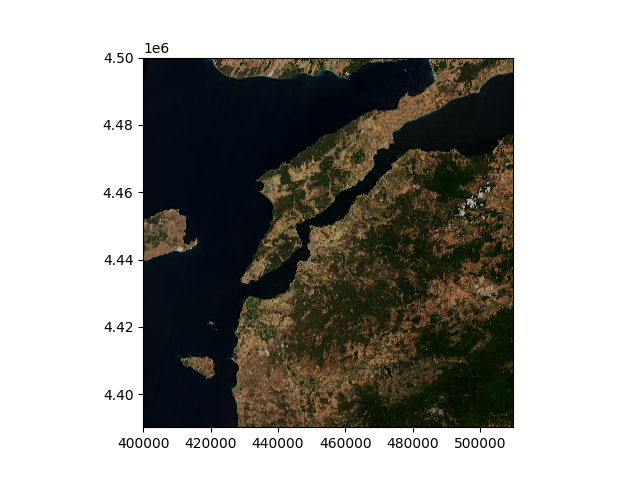
#> input picture rgb.png, 640 x 480 px
$ python clahe4.py
#> lines starting #> are read from the running program, lines starting #| are printed output that depends on the picture
import numpy as np
import matplotlib.pyplot as plt
import cv2
import matplotlib.image as mpimg

image = cv2.imread('rgb.png', 0)
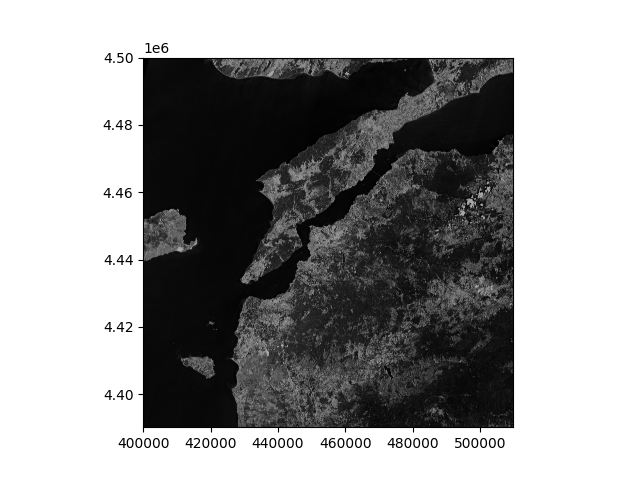
#> image: shape (480, 640); min 0, max 255, mean 155.8

#Generating the histogram of the original image
hist,bins = np.histogram(image.flatten(),256,[0,256])
#> hist = 256 values, max 165335 at index 255, min 0 at index 179, mean 1200; bins = 257 values from 0 to 256

#Generating the cumulative distribution function of the original image
cdf = hist.cumsum()
#> cdf = 256 values from 1805 to 307200
cdf_normalized = cdf * hist.max()/ cdf.max()
#> cdf_normalized = 256 values from 971.5 to 165335


clahe = cv2.createCLAHE(clipLimit=2, tileGridSize=(8,8))

#Apply CLAHE to the original image
image_clahe = clahe.apply(image)
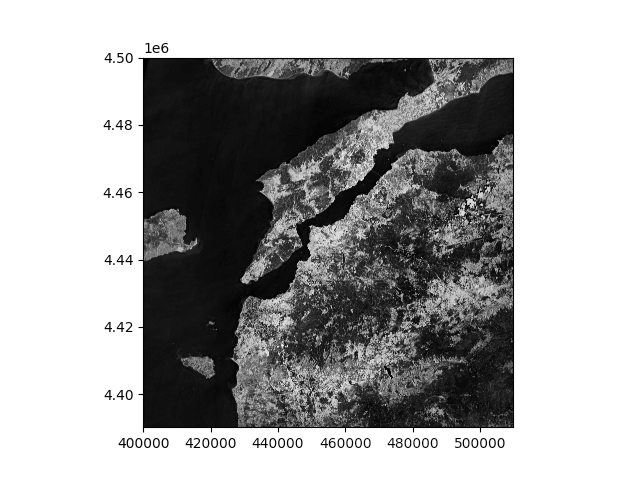
#> image_clahe: shape (480, 640); min 1, max 255, mean 166.1

#Generating the histogram of the image after applying CLAHE
hist_clahe,bins_clahe = np.histogram(image_clahe.flatten(),256,[0,256])
#> hist_clahe = 256 values, max 165335 at index 255, min 0 at index 0, mean 1200; bins_clahe = 257 values from 0 to 256

#Generating the cumulative distribution function of the original image
cdf_clahe = hist_clahe.cumsum()
#> cdf_clahe = 256 values from 0 to 307200
cdf_clahe_normalized = cdf_clahe * hist_clahe.max()/ cdf_clahe.max()
#> cdf_clahe_normalized = 256 values from 0 to 165335


fig, axs = plt.subplots(2, 2)

axs[0, 0].imshow(cv2.cvtColor(image, cv2.COLOR_BGR2RGB))
axs[0, 0].axis('off')
axs[0, 0].set_title('Original Image')

axs[0, 1].imshow(cv2.cvtColor(image_clahe, cv2.COLOR_BGR2RGB))
axs[0, 1].axis('off')
axs[0, 1].set_title('CLAHE Image')


axs[1, 0].plot(cdf_normalized, color = 'b')
axs[1, 0].hist(image.flatten(),256,[0,256], color = 'r')
axs[1, 0].legend(('cdf','histogram'), loc = 'upper left')


axs[1, 1].plot(cdf_clahe_normalized, color = 'b')
axs[1, 1].hist(image_clahe.flatten(),256,[0,256], color = 'r')
axs[1, 1].legend(('cdf_clahe','histogram_clahe'), loc = 'upper left')


# Hide x labels and tick labels for top plots and y ticks for right plots.
for ax in axs.flat:
    ax.label_outer()

    image_c = cv2.imread('rgb.png', 1)
#> image_c is the input picture: shape (480, 640, 3); mean B, G, R 151.1, 156.2, 157.4

#Generating the histogram of the original image
hist_c,bins_c = np.histogram(image_c.flatten(),256,[0,256])
#> hist_c = 256 values, max 496005 at index 255, min 0 at index 179, mean 3600; bins_c = 257 values from 0 to 256

#Generating the cumulative distribution function of the original image
cdf_c = hist_c.cumsum()
#> cdf_c = 256 values from 11000 to 921600
cdf_c_normalized = cdf_c * hist_c.max()/ cdf_c.max()
#> cdf_c_normalized = 256 values from 5920.2 to 496005

image_yuv = cv2.cvtColor(image_c, cv2.COLOR_BGR2YUV)
#> image_yuv: shape (480, 640, 3); mean of channels 0, 1, 2 156, 125.6, 129.3

#Creating CLAHE
clahe = cv2.createCLAHE(clipLimit=2, tileGridSize=(8,8))

# Applying Histogram Equalization on the original imageof the Y channel
image_yuv[:,:,0] = clahe.apply(image_yuv[:,:,0])
#> image_yuv: shape (480, 640, 3); mean of channels 0, 1, 2 166.2, 125.6, 129.3

# convert the YUV image back to RGB format
image_c_clahe = cv2.cvtColor(image_yuv, cv2.COLOR_YUV2BGR)
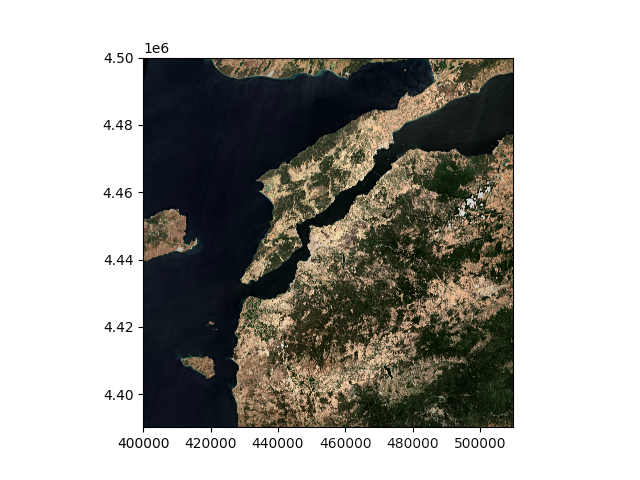
#> image_c_clahe: shape (480, 640, 3); mean B, G, R 161.3, 166.4, 167.6

#Generating the histogram of the image after applying CLAHE
hist_c_clahe, bins_c_clahe = np.histogram(image_c_clahe.flatten(),256,[0,256])
#> hist_c_clahe = 256 values, max 496029 at index 255, min 11 at index 254, mean 3600; bins_c_clahe = 257 values from 0 to 256

#Generating the cumulative distribution function of the original image
cdf_c_clahe = hist_c_clahe.cumsum()
#> cdf_c_clahe = 256 values from 729 to 921600
cdf_c_clahe_normalized = cdf_c_clahe * hist_c_clahe.max()/ cdf_c_clahe.max()
#> cdf_c_clahe_normalized = 256 values from 392.4 to 496029
#Plotting the Original and Histogram Equalized Image, Histogram and CDF
fig, axs = plt.subplots(2, 2)

axs[0, 0].imshow(cv2.cvtColor(image_c, cv2.COLOR_BGR2RGB))
axs[0, 0].axis('off')
axs[0, 0].set_title('Original Image')

axs[0, 1].imshow(cv2.cvtColor(image_c_clahe, cv2.COLOR_BGR2RGB))
axs[0, 0].axis('off')
axs[0, 1].set_title('Image after CLAHE')


axs[1, 0].plot(cdf_c_normalized, color = 'b')
axs[1, 0].hist(image_c.flatten(),256,[0,256], color = 'r')
axs[1, 0].legend(('cdf','histogram'), loc = 'upper left')


axs[1, 1].plot(cdf_c_clahe_normalized, color = 'b')
axs[1, 1].hist(image_c_clahe.flatten(),256,[0,256], color = 'r')
axs[1, 1].legend(('cdf_clahe','histogram_clahe'), loc = 'upper left')


# Hide x labels and tick labels for top plots and y ticks for right plots.
for ax in axs.flat:
    ax.label_outer()

    fig.savefig('clahe_image.png')
#> this loop made 4 passes
#> pass 1, `fig.savefig('clahe_image.png')`:
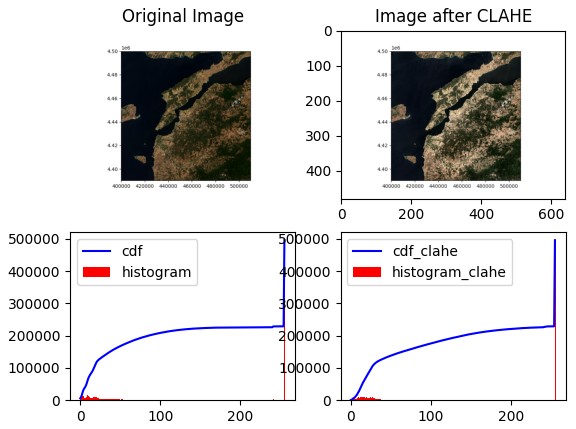
#> figure drawn by matplotlib, 4 panels; panel 3: tallest bar 496005 high, from x = 255 to 256; panel 3: curve peaks at x = 255, y = 496005; panel 4: tallest bar 496029 high, from x = 255 to 256; panel 4: curve peaks at x = 255, y = 496029
#kod calısıyor renklı bır sekılde clahe-image.png dıye kaydedıldı
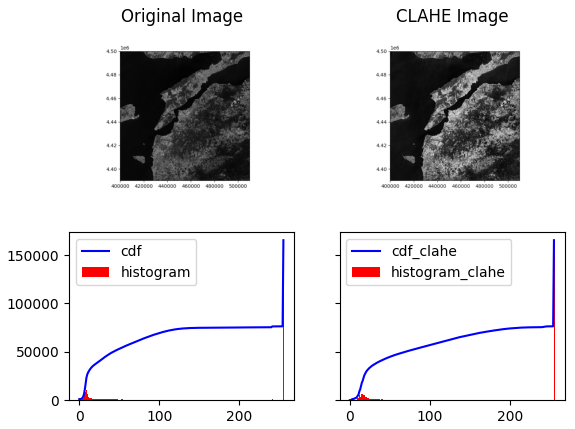
#> figure drawn by matplotlib, 4 panels; panel 3: tallest bar 165335 high, from x = 255 to 256; panel 3: curve peaks at x = 255, y = 165335
#> figure, not shown here; panel 3: tallest bar 496005 high, from x = 255 to 256; panel 3: curve peaks at x = 255, y = 496005
